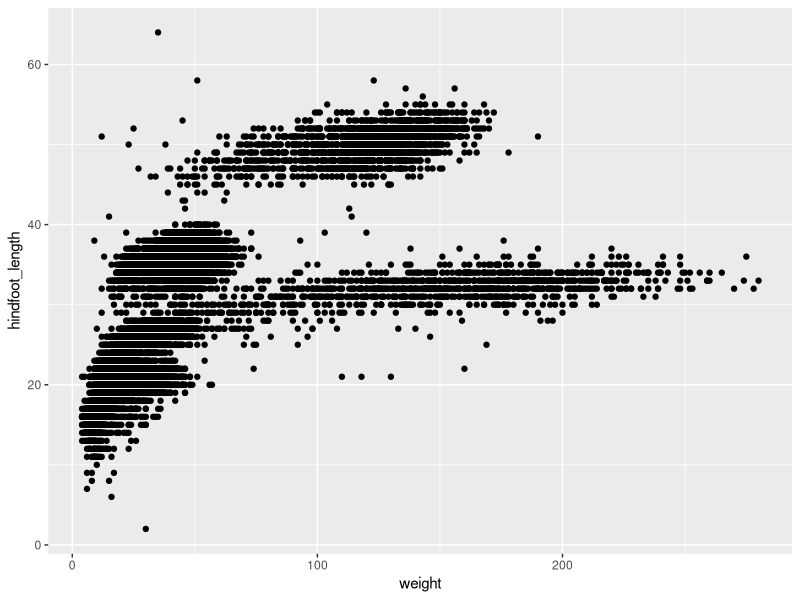
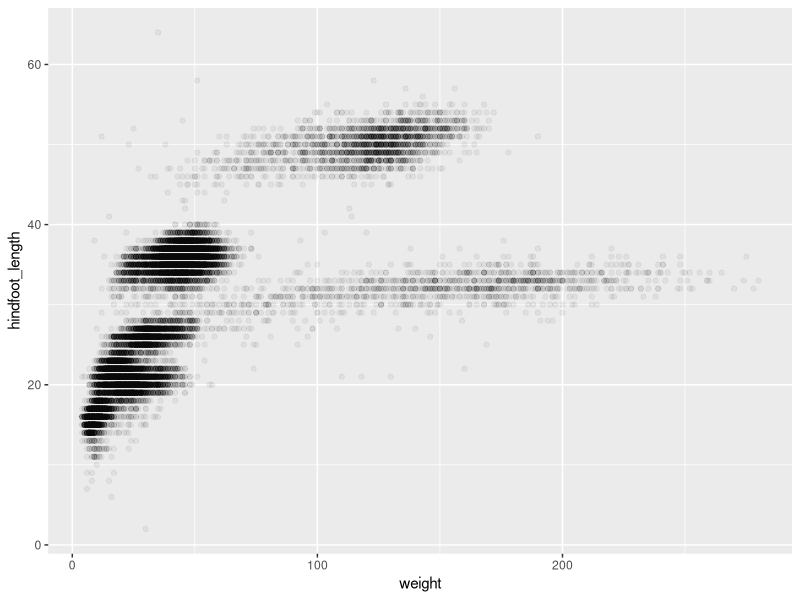
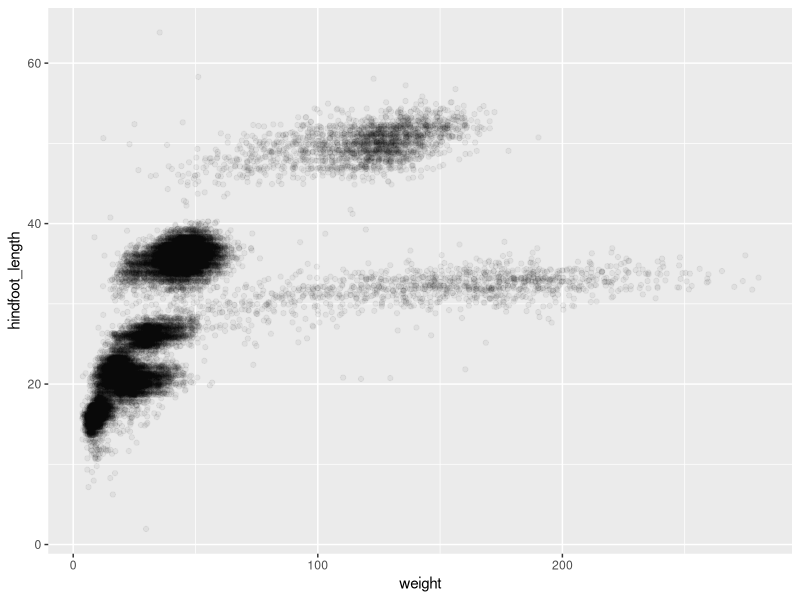
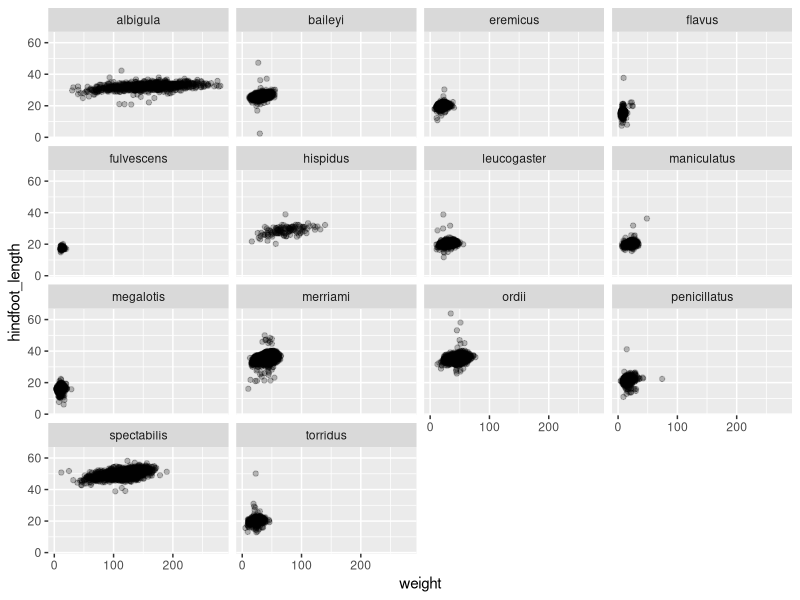
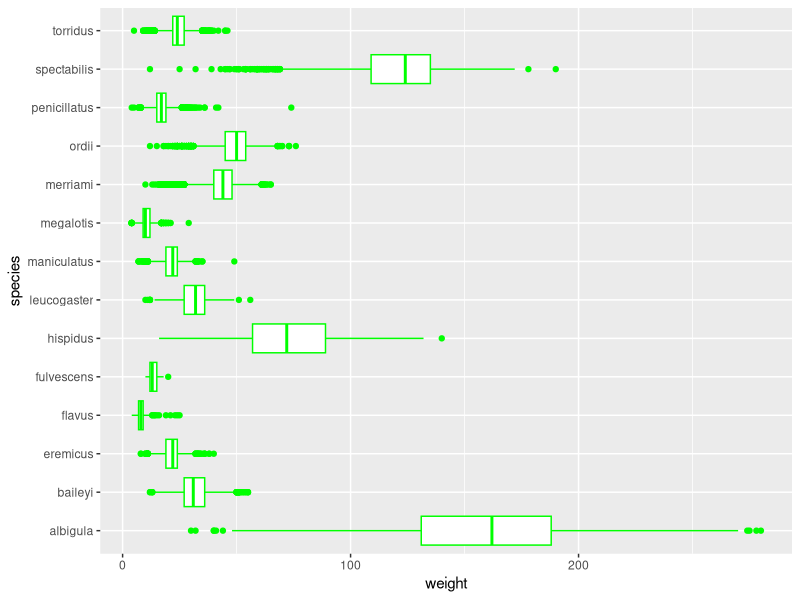
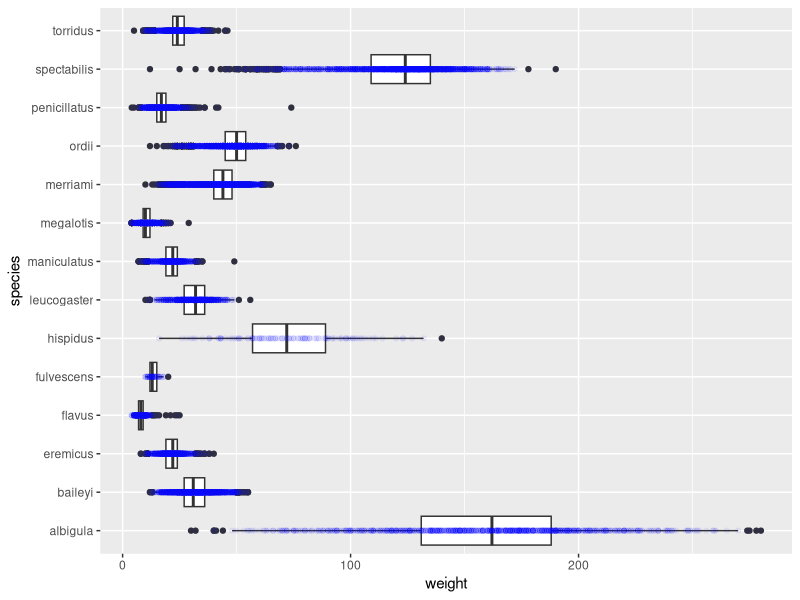
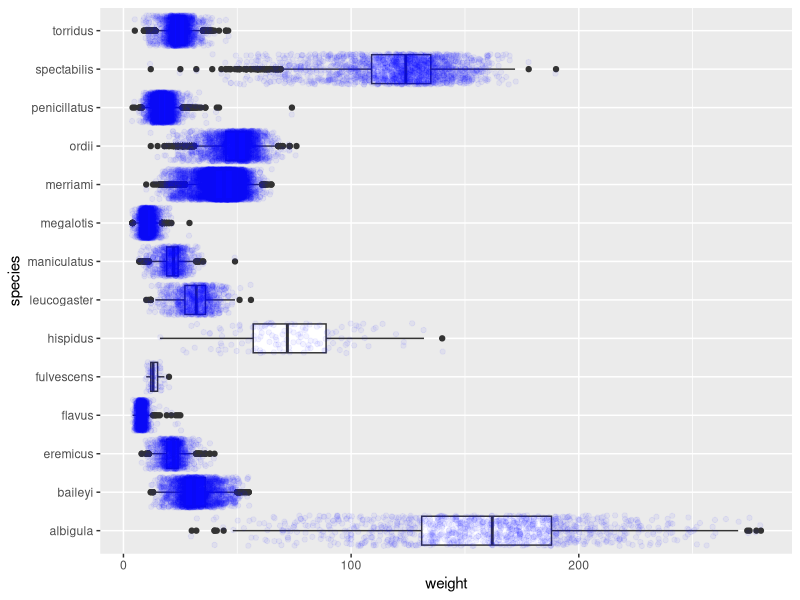
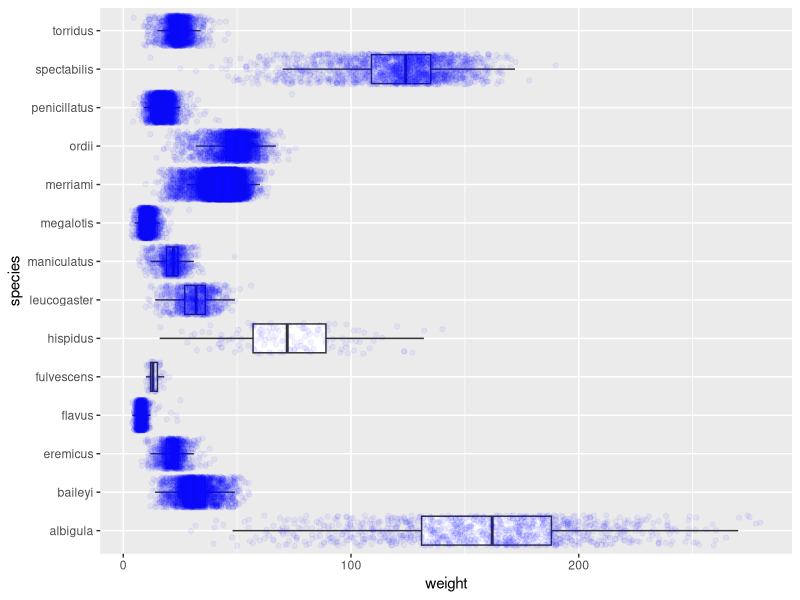

R code for these plots, in order:
## ---- chunk 1
#| output: FALSE
library(here)
library(tidyverse)
## ---- chunk 2
#| output: FALSE 
surveys <- read_csv(here::here("supporting_artifacts", "Lab 2", "surveys.csv"))
str(surveys)
dim(surveys)
summary(surveys)
## ---- chunk 3
# Code for question 4! 
ggplot(data = surveys, 
       mapping = aes(x = weight, y = hindfoot_length)) + 
  geom_point()
## ---- chunk 4
#Code for question 5!
ggplot(data = surveys, 
       mapping = aes(x = weight, y = hindfoot_length)) + 
  geom_point(alpha = .05)
## ---- chunk 5
# Code for question 6! 
ggplot(data = surveys, 
       mapping = aes(x = weight, y = hindfoot_length)) +
   geom_jitter(alpha = .05)
## ---- chunk 6
# Code for question 7
ggplot(data = surveys, 
       mapping = aes(x = weight, y = hindfoot_length)) +
   geom_jitter(alpha = .25) + 
   facet_wrap(~ species)
## ---- chunk 7
# Code for question 8 (and 9)!
ggplot(data = surveys, 
       mapping = aes(x = weight, y = species)) +
   geom_boxplot(color = "green") 
## ---- chunk 8
ggplot(data = surveys, 
       mapping = aes(x = weight, y = species)) +
   geom_boxplot() + 
   geom_point(alpha = .05, color = "blue")
## ---- chunk 9
ggplot(data = surveys, 
       mapping = aes(x = weight, y = species)) +
   geom_boxplot() + 
   geom_jitter(alpha = .05, color = "blue")
## ---- chunk 10
ggplot(data = surveys, 
       mapping = aes(x = weight, y = species)) +
   geom_boxplot(outlier.shape = NA) + 
   geom_jitter(alpha = .05, color = "blue")
## ---- chunk 11
# Code for question 10! 
#color deficient friendly pallatte with black 
cdPallatte_black <- c("#07437a", "#1d89ba", "#e28743", "#eab676", "#76b5c5", "#21130d", "#873e23", "#abdbe3")

ggplot(data = surveys, mapping = aes(x = weight, y = species, color = genus)) +
   geom_boxplot(outlier.shape = NA) + 
   annotate("text", y = 1, x = 290, label = "Neotoma") + 
   annotate("text", y = 2, x = 150, label = "Chaetodipus") + 
   annotate("text", y = 3, x = 150, label = "Peromyscus") + 
   annotate("text", y = 4, x = 150, label = "Perognathus") + 
   annotate("text", y = 5, x = 150, label = "Reithrodontomys") + 
   annotate("text", y = 6, x = 150, label = "Sigmodon") + 
   annotate("text", y = 7, x = 150, label = "Onychomys") + 
   annotate("text", y = 8, x = 150, label = "Peromyscus") +
   annotate("text", y = 9, x = 150, label = "Reithrodontomys") +
   annotate("text", y = 10, x = 150, label = "Dipodomys") +
   annotate("text", y = 11, x = 150, label = "Dipodomys") +
   annotate("text", y = 12, x = 150, label = "Chaetodipus") +
   annotate("text", y = 13, x = 200, label = "Dipodomys") +
   annotate("text", y = 14, x = 150, label = "Onychomys") + 
   geom_jitter(alpha = .01) + 
   labs(x = "Weight in grams", y = "Species of Animal") + 
   scale_color_manual(values = cdPallatte_black) + 
   theme(legend.position = "none")
## ---- chunk 12
# Code for question 11! 
ggplot(data = surveys, 
       mapping = aes(y = weight, x = species)) +
   geom_boxplot(outlier.shape = NA) + 
   geom_jitter(alpha = .05, color = "blue") + 
   labs(x = "Weight in grams", y = "Species of Animal")
